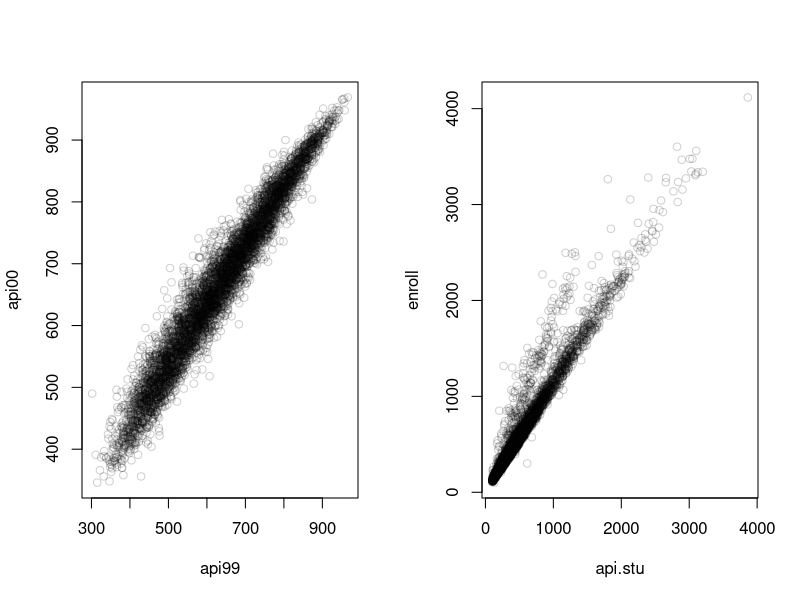

This figure's R source:
## ---- chunk 1
library(survey)
data(api)
apipop$instrat<- apipop$snum %in% apistrat$snum
dstrat2ph<-twophase(id=list(~1,~1), strata=list(NULL,~stype), 
                     subset=~instrat,data=apipop)
svymean(~api00, dstrat2ph)
svymean(~enroll, dstrat2ph)
## ---- chunk 2
par(mfrow=c(1,2))
plot(api00~api99,data=apipop,col="#00000030")
plot(enroll~api.stu,data=apipop,col="#00000030")

## ---- chunk 3
dcal1 <- calibrate(dstrat2ph, ~api99, phase=2)
svymean(~api00, dcal1)
svymean(~enroll, dcal1)
## ---- chunk 4
dcal2 <- calibrate(dstrat2ph, ~api.stu+api99, phase=2)
svymean(~api00, dcal2)
svymean(~enroll, dcal2)
## ---- chunk 5
data(api)
apipop_no_na<-subset(apipop, !is.na(enroll+emer+ell))
in_subset<- apipop_no_na$snum %in% apistrat$snum
dstrat2ph <- twophase(id=list(~1,~1), strata=list(NULL, ~stype),
     subset=~in_subset, data=apipop_no_na)
model0<-svyglm(api00~enroll+ell+emer, design=dstrat2ph)
## ---- chunk 6
dcal_response <- calibrate(dstrat2ph, phase=2, 
                           formula=~api99, calfun="raking")
dcal_pred <- calibrate(dstrat2ph, phase=2, 
                           formula=~enroll+ell+emer, calfun="raking")
model_y<-svyglm(api00~enroll+ell+emer, design=dcal_response)
model_x<-svyglm(api00~enroll+ell+emer, design=dcal_pred)
## ---- chunk 7
coef(summary(model0))
coef(summary(model_y))
coef(summary(model_x))
## ---- chunk 8
model_ph1<-glm(api99~enroll+ell+emer, data=apipop_no_na)
apipop_no_na$h0<-resid(model_ph1)
dstrat2inf <- twophase(id=list(~1,~1), strata=list(NULL, ~stype),
     subset=~in_subset, data=apipop_no_na)
dstrat2inf<-update(dstrat2inf, h1=h0*enroll, 
                  h2=h0*ell, 
                  h3=h0*emer)
dcal_inf <- calibrate(dstrat2inf, phase=2, 
                           formula=~h0+h1+h2+h3, calfun="raking")

model_h<-svyglm(api00~enroll+ell+emer, design=dcal_inf)
## ---- chunk 9
coef(summary(model0))
coef(summary(model_h))
